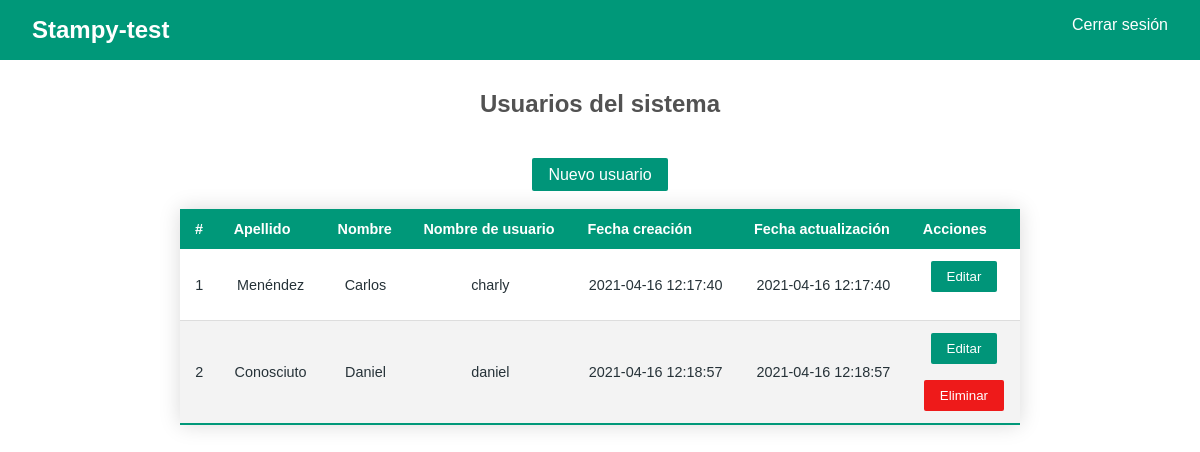
Screenshot of /?action=users (signed in) with the database file from the repository.
### tables this page shows
CREATE TABLE `user` (
  `id` int(11) NOT NULL,
  `username` varchar(50) NOT NULL,
  `password` varchar(255) NOT NULL,
  `first_name` varchar(100) NOT NULL,
  `last_name` varchar(100) NOT NULL,
  `email` varchar(45) NOT NULL,
  `created_at` timestamp NOT NULL DEFAULT current_timestamp() ON UPDATE current_timestamp(),
  `updated_at` timestamp NOT NULL DEFAULT '0000-00-00 00:00:00'
);

### src/Controller/MainController.php (called while the page is built, shortened)
<?php
class MainController {
    public function render($template, $params = array()) {
      require_once('templates/'.$template.'.php');
    }
    public function isLoggedUser() {
      return isset($_SESSION['id']);
    }
}

### src/Controller/Dispatcher.php (called while the page is built, shortened)
<?php
require_once './src/Controller/MainController.php';
require_once './src/Controller/UserController.php';
class Dispatcher{
  static function users(){
    UserController::getInstance()->users();
  }
}

### index.php (called while the page is built, shortened)
<?php
require_once('src/Controller/Dispatcher.php');
$action=isset($_GET['action']) ? $_GET['action'] : 'view_login';
try {
  Dispatcher::$action();
} catch (\Throwable $t) {
  Dispatcher::view_login();
}

### src/Repository/UserRepository.php (called while the page is built, shortened)
<?php
class UserRepository extends PDORepository {
  public function getUsers(){
    $conn= $this->getConnection();
    $query = $conn->prepare("SELECT * FROM user");
    $query->execute();
    return $query->fetchAll();
  }
}
?>

### templates/users.php (the view, shortened to what this page needs)
<!DOCTYPE html>
<html lang="es" dir="ltr">
  <head>
    <link href="assets/styles/base.css" rel="stylesheet" media="screen" type="text/css"/>
    <link href="assets/styles/navbar.css" rel="stylesheet" media="screen" type="text/css"/>
    <link href="assets/styles/table.css" rel="stylesheet" media="screen" type="text/css"/>
    <link href="assets/styles/modal.css" rel="stylesheet" media="screen" type="text/css"/>
  </head>
  <body>
    <div class="text-center">
      <h1 class="section-header">Usuarios del sistema</h1>
      <br>
      <a href='./?action=view_user_new' class="button" title="Nuevo Usuario">
        <span class="button__text">Nuevo usuario</span>
      </a>
    </div>
    <div>
      <table class="styled-table center" id="tabla">
        <thead>
          <tr>
            <th>#</th>
            <th>Apellido</th>
            <th>Nombre</th>
            <th>Nombre de usuario</th>
            <th>Fecha creación</th>
            <th>Fecha actualización</th>
            <th>Acciones</th>
          </tr>
        </thead>
        <tbody>
          <?php foreach ($params["users"] as $key => $user): ?>
            <tr>
              <td><?php echo $user["id"] ?></td>
              <td><?php echo $user["last_name"] ?></td>
              <td><?php echo $user["first_name"] ?></td>
              <td><?php echo $user["username"] ?></td>
              <td><?php echo $user["created_at"] ?></td>
              <td><?php echo $user["updated_at"] ?></td>
              <td>
                <form action="./?action=user_edit" method="post">
                  <button type="submit" class="button" title="Editar">
                    <span class="button__text">Editar</span>
                  </button>
                </form>
                <br>
                <?php if ($user["id"] != $params["loggedUserId"]): ?>
                  <button name="btn-user-delete" data-user_id="<?php echo $user["id"] ?>" class="button is-danger" title="Eliminar">
                    <span class="button__text">Eliminar</span>
                  </button>
                <?php endif; ?>
              </td>
            </tr>
          <?php endforeach; ?>
        </tbody>
      </table>
    </div>
  </body>
</html>

### src/Controller/UserController.php (shortened to what this page needs)
<?php
require_once './src/Repository/UserRepository.php';
class UserController extends MainController {
  public function users() {
    if($this->isLoggedUser()) {
      $user_repo = new UserRepository();
      $data = array();
      $users= $user_repo->getUsers();
      $data['users'] = $users;
      $data['loggedUserId'] = $_SESSION['id'];
      $this->render('users', $data);
    }else{
      $this->viewLogin();
    }
  }
}

### assets/styles/base.css (style rules this page uses)
body { font-family: 'Open Sans', sans-serif; background:white; margin: 0 auto 0 auto; width:100%; text-align:center; }
.button { position: relative; padding: 8px 16px; background: #009579; border: none; outline: none; border-radius: 2px; cursor: pointer; }
.button__text { font: normal 10px; color: #ffffff; }
.text-center { text-align: center; }
button.is-danger { background-color: #ee1a1a; }
h1 { font-size:1.5em; margin-bottom: 30px; color:#525252; }
h1.section-header { margin-top: 30px; }
a { text-decoration: none; }

### assets/styles/navbar.css (style rules this page uses)
* { padding: 0; margin: 0; }
body { font-family: Arial, Tahoma, Serif; color: #263238; }
nav { display: flex; justify-content: space-between; padding: 1rem 2rem; background: #009879; }
nav ul { display: flex; list-style: none; }
nav li { padding-left: 1rem; }
nav h2 { color: #fff }
nav a { text-decoration: none; color: #fff }

### assets/styles/table.css (style rules this page uses)
.styled-table { border-collapse: collapse; margin: 25px 0; font-size: 0.9em; font-family: sans-serif; min-width: 400px; box-shadow: 0 0 20px rgba(0, 0, 0, 0.15); }
.styled-table thead tr { background-color: #009879; color: #ffffff; text-align: left; }
.styled-table th, .styled-table td { padding: 12px 15px; }
.styled-table tbody tr { border-bottom: 1px solid #dddddd; }
.styled-table tbody tr:nth-of-type(even) { background-color: #f3f3f3; }
.styled-table tbody tr:last-of-type { border-bottom: 2px solid #009879; }
table.center { width:70%; margin-left:15%; margin-right:15%; }

### rows the page displays
user: id "1", last_name "Menéndez", first_name "Carlos", username "charly", created_at "2021-04-16 12:17:40", updated_at "2021-04-16 12:17:40"
user: id "2", last_name "Conosciuto", first_name "Daniel", username "daniel", created_at "2021-04-16 12:18:57", updated_at "2021-04-16 12:18:57"
